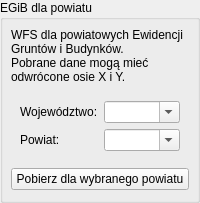
         <widget class="QgsCollapsibleGroupBox" name="wfs_egib_groupBox">
          <property name="enabled">
           <bool>true</bool>
          </property>
          <property name="toolTip">
           <string />
          </property>
          <property name="title">
           <string>EGiB dla powiatu</string>
          </property>
          <property name="collapsed">
           <bool>true</bool>
          </property>
          <property name="saveCollapsedState">
           <bool>false</bool>
          </property>
          <layout class="QVBoxLayout" name="verticalLayout_5">
           <property name="leftMargin">
            <number>8</number>
           </property>
           <property name="topMargin">
            <number>8</number>
           </property>
           <property name="rightMargin">
            <number>8</number>
           </property>
           <property name="bottomMargin">
            <number>10</number>
           </property>
           <property name="spacing">
            <number>8</number>
           </property>
           <item>
            <widget class="QLabel" name="label_43">
             <property name="role" stdset="0">
              <string notr="true">hint</string>
             </property>
             <property name="wordWrap">
              <bool>true</bool>
             </property>
             <property name="text">
              <string>WFS dla powiatowych Ewidencji Gruntów i Budynków.&lt;br&gt;Pobrane dane mogą mieć odwrócone osie X i Y.</string>
             </property>
            </widget>
           </item>
           <item>
            <widget class="QWidget" name="widget_2" native="true">
             <layout class="QFormLayout" name="formLayout_2">
              <item row="1" column="0">
               <widget class="QLabel" name="label_156">
                <property name="text">
                 <string>Powiat: </string>
                </property>
               </widget>
              </item>
              <item row="1" column="1">
               <widget class="QComboBox" name="wfs_egib_powiat_cmbbx">
                <property name="editable">
                 <bool>true</bool>
                </property>
               </widget>
              </item>
              <item row="0" column="1">
               <widget class="QComboBox" name="wfs_egib_wojewodztwo_cmbbx">
                <property name="editable">
                 <bool>true</bool>
                </property>
                <item>
                 <property name="text">
                  <string />
                 </property>
                </item>
               </widget>
              </item>
              <item row="0" column="0">
               <widget class="QLabel" name="label_157">
                <property name="text">
                 <string>Województwo:</string>
                </property>
               </widget>
              </item>
             </layout>
            </widget>
           </item>
           <item>
            <widget class="QPushButton" name="wfs_egib_selected_pow_btn">
             <property name="text">
              <string>Pobierz dla wybranego powiatu</string>
             </property>
             <property name="cursor">
              <cursorShape>PointingHandCursor</cursorShape>
             </property>
             <property name="icon">
              <iconset>
               <normaloff>../images/download.svg</normaloff>../images/download.svg</iconset>
             </property>
             <property name="role" stdset="0">
              <string notr="true">primary</string>
             </property>
            </widget>
           </item>
          </layout>
         </widget>
